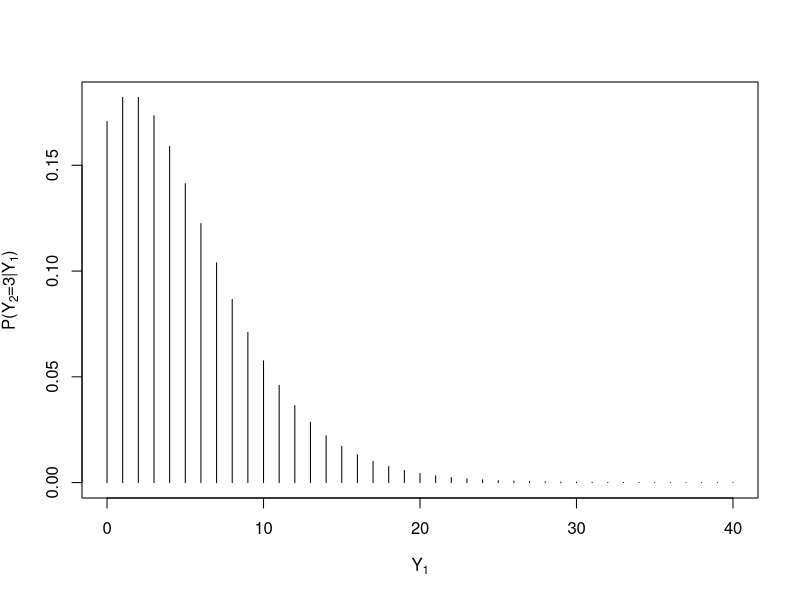

R code for this plot:
marg <- function(y,a,b) {
  l <- a*log(b) - lgamma(a) - lfactorial(y) + lgamma(a + y) - (a + y)*log(b + 1)
  return(exp(l))
}

joint <- function(y1,y2,a,b) {
  l <- a*log(b) - lgamma(a) - lfactorial(y1) - lfactorial(y2) + 
       lgamma(a + y1 + y2) - (a + y1 + y2)*log(b + 2)
  return(exp(l))
}

cond <- function(y1,y2,a,b) {
  l <-  lgamma(a + y1 + y2) + (a + y1)*log(b + 1) - lfactorial(y2) + 
        - (a + y1 + y2)*log(b + 2) - lgamma(a + y1) 
  return(exp(l))
}

plot(0:40,cond(0:40,3,5,1),type="h",xlab=expression(Y[1]),ylab=expression(paste("P(",Y[2],"=3|",Y[1],")")))

